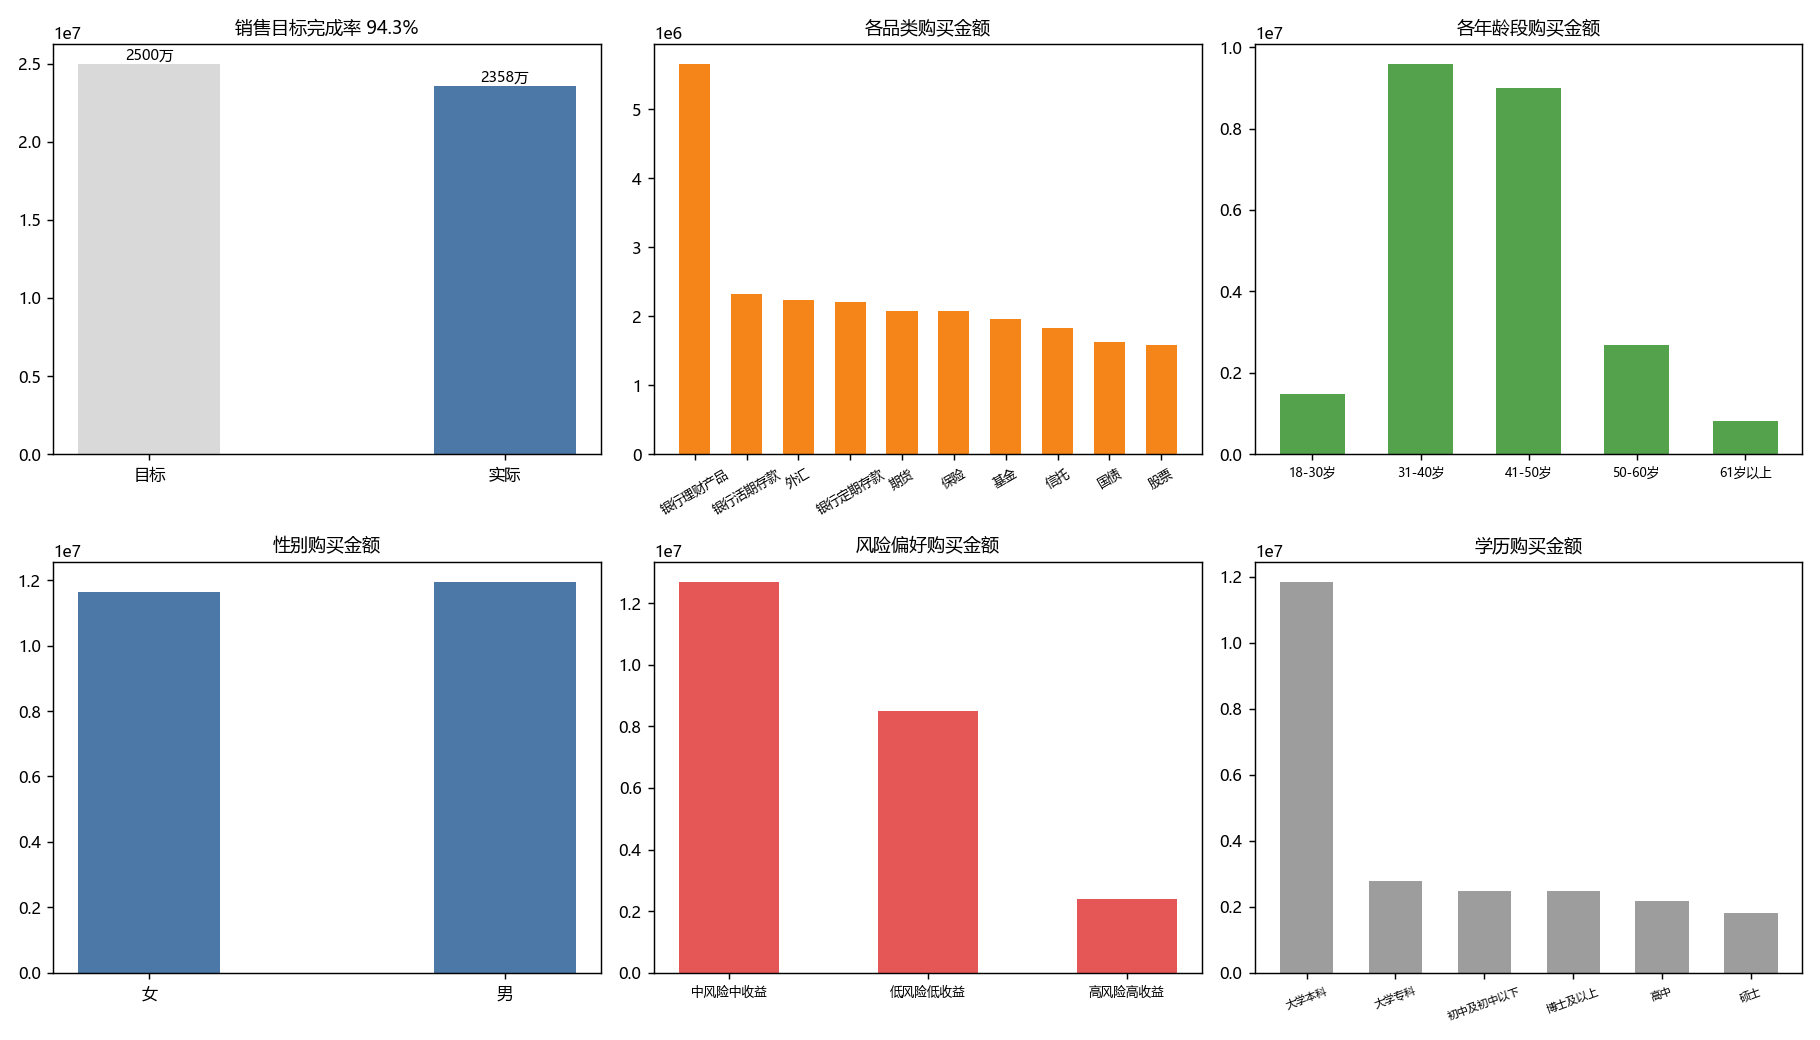

The Python source for this figure:
"""第5章 银行PowerBI业务看板 -> Python
原素材: 第5章 PowerBI业务看板案例-银行案例/银行案例数据-学员用.xlsx
内涵: 银行理财销售BI看板——客户画像(年龄/性别/学历/收入/风险偏好)×购买行为(品类/金额/期限),
      本月销售目标2500万 vs 实际完成, 优化营销策略。
"""
from pathlib import Path
import pandas as pd
import matplotlib.pyplot as plt

plt.rcParams['font.sans-serif'] = ['Microsoft YaHei']
plt.rcParams['axes.unicode_minus'] = False
plt.rcParams['font.size'] = 9

ROOT = Path(__file__).resolve().parent.parent
F = ROOT / "CDA 教材资料2025" / "1《CDA 一级认证教材：商业数据分析》" / "第5章 业务数据分析" / "第5章  PowerBI业务看板案例-银行案例" / "银行案例数据 - 学员用.xlsx"
risk = pd.read_excel(F, "风险偏好说明表")
cat = pd.read_excel(F, "品类说明表")
edu = pd.read_excel(F, "学历说明表")
df = pd.read_excel(F, "销售数据")
df = df.merge(cat, on="品类编号").merge(risk, on="风险编号").merge(edu, on="学历编号")

TARGET = 25000000
actual = df["购买金额"].sum()
print(f"销售目标={TARGET/1e4:.0f}万 实际完成={actual/1e4:.0f}万 完成率={actual/TARGET:.1%}")
by_cat = df.groupby("品类名称")["购买金额"].sum().sort_values(ascending=False)
by_age = df.groupby("年龄")["购买金额"].sum()
by_sex = df.groupby("性别")["购买金额"].sum()
by_risk = df.groupby("风险说明")["购买金额"].sum()
print("\n按品类:\n", by_cat.to_string())

fig, axes = plt.subplots(2, 3, figsize=(14, 8))
axes[0, 0].bar(["目标", "实际"], [TARGET, actual], width=0.4, color=["#D9D9D9", "#4C78A8"])
axes[0, 0].set_title(f"销售目标完成率 {actual/TARGET:.1%}", fontsize=10)
for i, v in enumerate([TARGET, actual]):
    axes[0, 0].text(i, v, f"{v/1e4:.0f}万", ha='center', va='bottom', fontsize=8)
axes[0, 1].bar(by_cat.index, by_cat.values, width=0.6, color="#F58518")
axes[0, 1].set_title("各品类购买金额", fontsize=10); axes[0, 1].tick_params(axis='x', rotation=30, labelsize=7)
axes[0, 2].bar(by_age.index, by_age.values, width=0.6, color="#54A24B")
axes[0, 2].set_title("各年龄段购买金额", fontsize=10); axes[0, 2].tick_params(axis='x', labelsize=7)
axes[1, 0].bar(by_sex.index, by_sex.values, width=0.4, color="#4C78A8")
axes[1, 0].set_title("性别购买金额", fontsize=10)
axes[1, 1].bar(by_risk.index, by_risk.values, width=0.5, color="#E45756")
axes[1, 1].set_title("风险偏好购买金额", fontsize=10); axes[1, 1].tick_params(axis='x', labelsize=7)
by_edu = df.groupby("学历名称")["购买金额"].sum().sort_values(ascending=False)
axes[1, 2].bar(by_edu.index, by_edu.values, width=0.6, color="#9D9D9D")
axes[1, 2].set_title("学历购买金额", fontsize=10); axes[1, 2].tick_params(axis='x', rotation=20, labelsize=6)
plt.tight_layout()
out = Path(__file__).resolve().parent / "第05章_银行理财看板.png"
plt.savefig(out, dpi=130)
print(f"图已保存: {out.name}")
